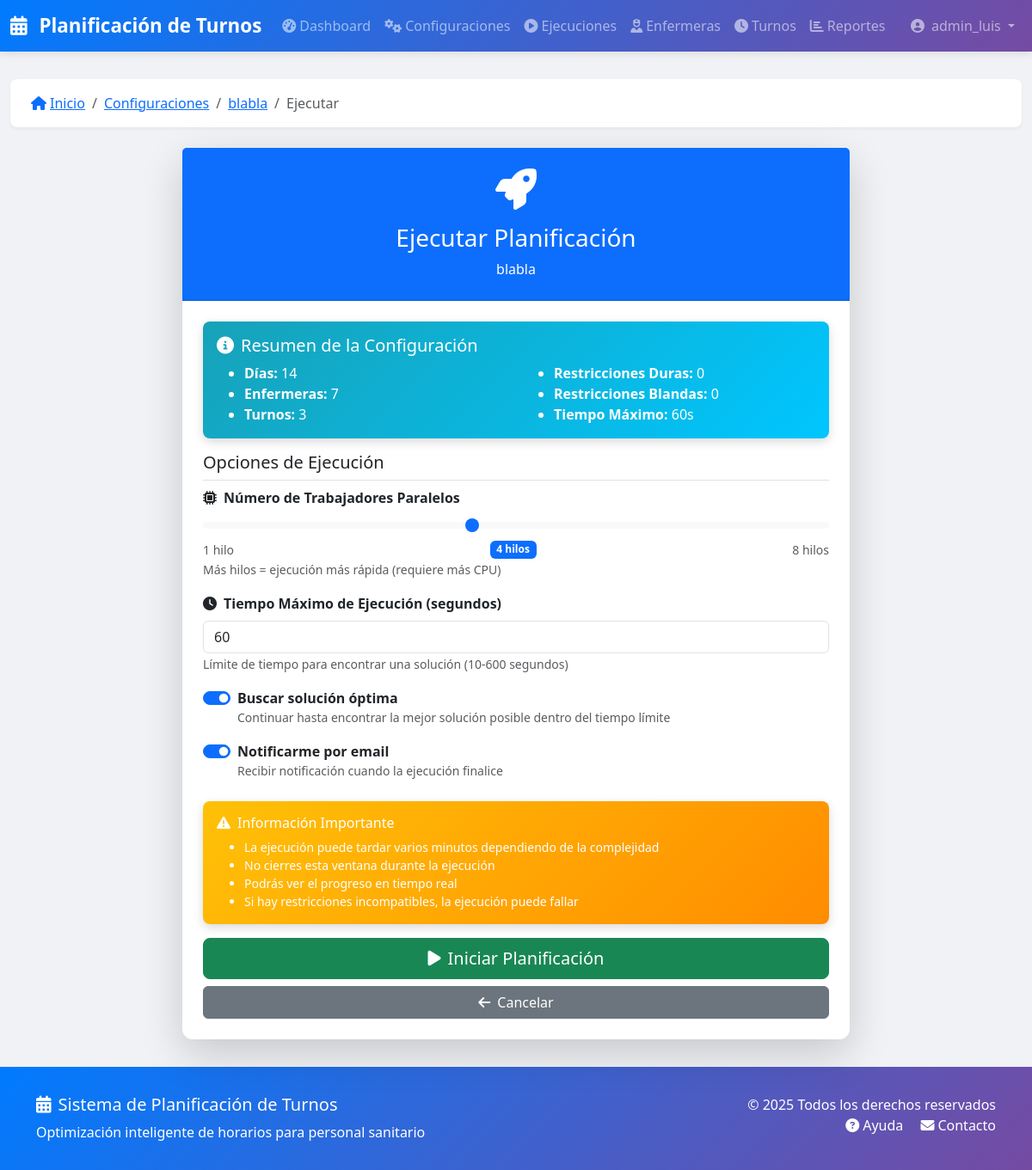
Page /configuraciones/9/ejecutar/ (signed in) on the committed database.
### turnos/models.py (models this page shows, shortened)
class ConfiguracionPlanificacion(models.Model):
    workspace = models.ForeignKey(
        Workspace,
        on_delete=models.CASCADE,
        related_name='configuraciones',
        null=True,
        blank=True
    )
    nombre = models.CharField(_('Nombre'), max_length=200)
    descripcion = models.TextField(_('Descripción'), blank=True)
    activa = models.BooleanField(_('Activa'), default=True)
    num_dias = models.IntegerField(
        _('Número de días'),
        validators=[MinValueValidator(7), MaxValueValidator(365)]
    )
    fecha_inicio = models.DateField(_('Fecha de inicio'))
    enfermeras = models.ManyToManyField(Enfermera, verbose_name=_('Enfermeras'))
    turnos = models.ManyToManyField(TipoTurno, verbose_name=_('Turnos'))
    turnos_por_dia = models.ManyToManyField(TipoTurno, verbose_name=_('Turnos por día'),
                                            related_name='config_turnos_por_dia', blank=True)
    demanda_por_turno = models.JSONField(
        _('Demanda por turno'),
        default=dict,
        blank=True
    )
    restricciones_duras = models.JSONField(
        _('Restricciones duras'),
        default=list,
        blank=True,
        null=True
    )
    restricciones_blandas = models.JSONField(
        _('Restricciones blandas'),
        default=list,
        blank=True,
        null=True
    )
    patrones_turnos_json = models.JSONField(
        _('Patrones de turnos (JSON)'),
        default=list,
        blank=True,
        help_text="Patrones configurados dinámicamente desde el formulario"
    )
    patrones_turnos = models.ManyToManyField(
        PatronTurnos,
        blank=True,
        related_name='configuraciones',
        help_text="Patrones predefinidos en la base de datos (legacy)"
    )
    num_trabajadores = models.IntegerField(
        _('Número de trabajadores paralelos'),
        default=4,
        validators=[MinValueValidator(1), MaxValueValidator(8)]
    )
    tiempo_maximo_segundos = models.IntegerField(
        _('Tiempo máximo en segundos'),
        default=60,
        validators=[MinValueValidator(10), MaxValueValidator(600)]
    )
    seed = models.IntegerField(_('Semilla aleatoria'), null=True, blank=True)
    creado_por = models.ForeignKey(User, on_delete=models.SET_NULL, null=True, verbose_name=_('Creado por'))
    fecha_creacion = models.DateTimeField(_('Fecha de creación'), auto_now_add=True, editable=False)
    fecha_modificacion = models.DateTimeField(_('Fecha de modificación'), auto_now=True, editable=False)
    class Meta:
        verbose_name = _('Configuración de Planificación')
        verbose_name_plural = _('Configuraciones de Planificación')
        ordering = ['-fecha_inicio']

### turnos/views.py (the view, shortened to what this page needs)
# urls.py: path('configuraciones/<int:pk>/ejecutar/', views.EjecutarPlanificacionView.as_view(), name='ejecutar_planificacion'),
class EjecutarPlanificacionView(LoginRequiredMixin, DetailView):
    model = ConfiguracionPlanificacion
    template_name = 'turnos/ejecutar_planificacion.html'
    context_object_name = 'configuracion'
    def get_context_data(self, **kwargs):
        logger.info(
            f"Preparing execution view for config ID {self.object.id} "
            f"by user {self.request.user.username}"
        )
        context = super().get_context_data(**kwargs)
        config = self.get_object()
        logger.debug("Validating configuration for execution...")
        errores = []
        enfermeras_count = config.enfermeras.count()
        turnos_count = config.turnos.count()
        if enfermeras_count < 2:
            error_msg = f'Se necesitan al menos 2 enfermeras (actual: {enfermeras_count})'
            logger.warning(error_msg)
            errores.append(error_msg)
        if turnos_count < 1:
            error_msg = f'Se necesita al menos 1 turno (actual: {turnos_count})'
            logger.warning(error_msg)
            errores.append(error_msg)
        context['errores'] = errores
        context['puede_ejecutar'] = len(errores) == 0
        logger.info(
            f"Validation results - Errors: {len(errores)}, "
            f"Can execute: {len(errores) == 0}"
        )
        return context

### turnos/templates/turnos/ejecutar_planificacion.html (shortened to what this page needs)
{% extends 'base.html' %}
{% load static %}
{% load i18n %}
{% block breadcrumb_items %}
    <li class="breadcrumb-item"><a href="{% url 'turnos:config_lista' %}">{% trans "Configuraciones" %}</a></li>
    <li class="breadcrumb-item"><a href="{% url 'turnos:config_detalle' configuracion.id %}">{{ configuracion.nombre }}</a></li>
    <li class="breadcrumb-item active">{% trans "Ejecutar" %}</li>
{% endblock %}
{% block content %}
<div class="row justify-content-center">
    <div class="col-lg-8">
        <div class="card shadow-lg">
            <div class="card-header bg-primary text-white text-center py-4">
                <i class="fas fa-rocket fa-3x mb-3"></i>
                <h3>{% trans "Ejecutar Planificación" %}</h3>
                <p class="mb-0">{{ configuracion.nombre }}</p>
            </div>
            <div class="card-body p-4">
                <div class="alert alert-info">
                    <h5><i class="fas fa-info-circle me-2"></i>{% trans "Resumen de la Configuración" %}</h5>
                    <div class="row">
                        <div class="col-md-6">
                            <ul class="mb-0">
                                <li><strong>{% trans "Días:" %}</strong> {{ configuracion.num_dias }}</li>
                                <li><strong>{% trans "Enfermeras:" %}</strong> {{ configuracion.enfermeras.count }}</li>
                                <li><strong>{% trans "Turnos:" %}</strong> {{ configuracion.turnos.count }}</li>
                            </ul>
                        </div>
                        <div class="col-md-6">
                            <ul class="mb-0">
                                <li><strong>{% trans "Restricciones Duras:" %}</strong> {{ configuracion.restricciones_duras|length }}</li>
                                <li><strong>{% trans "Restricciones Blandas:" %}</strong> {{ configuracion.restricciones_blandas|length }}</li>
                                <li><strong>{% trans "Tiempo Máximo:" %}</strong> {{ configuracion.tiempo_maximo_segundos }}s</li>
                            </ul>
                        </div>
                    </div>
                </div>
                <form method="post" action="{% url 'turnos:ejecutar_planificacion' configuracion.id %}" id="form-ejecutar">
                    <div class="mb-4">
                        <h5 class="border-bottom pb-2">{% trans "Opciones de Ejecución" %}</h5>
                        <div class="mb-3">
                            <label class="form-label fw-bold">
                                <i class="fas fa-microchip me-2"></i>{% trans "Número de Trabajadores Paralelos" %}
                            </label>
                            <input type="range"
                                   class="form-range"
                                   name="num_trabajadores"
                                   min="1"
                                   max="8"
                                   value="{{ configuracion.num_trabajadores }}"
                                   id="num-trabajadores-range">
                            <div class="d-flex justify-content-between">
                                <small class="text-muted">1 hilo</small>
                                <span id="num-trabajadores-value" class="badge bg-primary">
                                    {{ configuracion.num_trabajadores }} hilos
                                </span>
                                <small class="text-muted">8 hilos</small>
                            </div>
                            <small class="form-text text-muted">
                                {% trans "Más hilos = ejecución más rápida (requiere más CPU)" %}
                            </small>
                        </div>
                        <div class="mb-3">
                            <label class="form-label fw-bold">
                                <i class="fas fa-clock me-2"></i>{% trans "Tiempo Máximo de Ejecución (segundos)" %}
                            </label>
                            <input type="number"
                                   class="form-control"
                                   name="tiempo_maximo"
                                   min="10"
                                   max="600"
                                   value="{{ configuracion.tiempo_maximo_segundos }}">
                            <small class="form-text text-muted">
                                {% trans "Límite de tiempo para encontrar una solución (10-600 segundos)" %}
                            </small>
                        </div>
                        <div class="form-check form-switch mb-3">
                            <input class="form-check-input"
                                   type="checkbox"
                                   name="buscar_optima"
                                   id="buscar-optima"
                                   checked>
                            <label class="form-check-label" for="buscar-optima">
                                <strong>{% trans "Buscar solución óptima" %}</strong>
                                <div class="text-muted small">
                                    {% trans "Continuar hasta encontrar la mejor solución posible dentro del tiempo límite" %}
                                </div>
                            </label>
                        </div>
                        <div class="form-check form-switch mb-3">
                            <input class="form-check-input"
                                   type="checkbox"
                                   name="notificar_email"
                                   id="notificar-email"
                                   checked>
                            <label class="form-check-label" for="notificar-email">
                                <strong>{% trans "Notificarme por email" %}</strong>
                                <div class="text-muted small">
                                    {% trans "Recibir notificación cuando la ejecución finalice" %}
                                </div>
                            </label>
                        </div>
                    </div>
                    <div class="alert alert-warning">
                        <h6><i class="fas fa-exclamation-triangle me-2"></i>{% trans "Información Importante" %}</h6>
                        <ul class="mb-0 small">
                            <li>{% trans "La ejecución puede tardar varios minutos dependiendo de la complejidad" %}</li>
                            <li>{% trans "No cierres esta ventana durante la ejecución" %}</li>
                            <li>{% trans "Podrás ver el progreso en tiempo real" %}</li>
                            <li>{% trans "Si hay restricciones incompatibles, la ejecución puede fallar" %}</li>
                        </ul>
                    </div>
                    <div class="d-grid gap-2">
                        <button type="submit" class="btn btn-success btn-lg" id="btn-ejecutar">
                            <i class="fas fa-play me-2"></i>{% trans "Iniciar Planificación" %}
                        </button>
                        <a href="{% url 'turnos:config_detalle' configuracion.id %}" class="btn btn-secondary">
                            <i class="fas fa-arrow-left me-2"></i>{% trans "Cancelar" %}
                        </a>
                    </div>
                </form>
            </div>
        </div>
    </div>
</div>
{% endblock %}

### turnos/templates/base.html (shortened to what this page needs)
{% load static %}
{% load i18n %}
<!DOCTYPE html>
<html lang="es">
<head>
    <link href="https://cdn.jsdelivr.net/npm/bootstrap@5.3.0/dist/css/bootstrap.min.css" rel="stylesheet">
    <link rel="stylesheet" href="https://cdnjs.cloudflare.com/ajax/libs/font-awesome/6.4.0/css/all.min.css">
</head>
<body>
    <nav class="navbar navbar-expand-lg navbar-dark">
        <div class="container-fluid">
            <a class="navbar-brand" href="{% url 'turnos:dashboard' %}">
                <i class="fas fa-calendar-alt me-2"></i>
                Planificación de Turnos
            </a>
            <div class="collapse navbar-collapse" id="navbarNav">
                <ul class="navbar-nav me-auto">
                    <li class="nav-item">
                        <a class="nav-link" href="{% url 'turnos:dashboard' %}">
                            <i class="fas fa-tachometer-alt me-1"></i>Dashboard
                        </a>
                    </li>
                    <li class="nav-item">
                        <a class="nav-link" href="{% url 'turnos:config_lista' %}">
                            <i class="fas fa-cogs me-1"></i>Configuraciones
                        </a>
                    </li>
                    <li class="nav-item">
                        <a class="nav-link" href="{% url 'turnos:ejecucion_lista' %}">
                            <i class="fas fa-play-circle me-1"></i>Ejecuciones
                        </a>
                    </li>
                    <li class="nav-item">
                        <a class="nav-link" href="{% url 'turnos:enfermera_lista' %}">
                            <i class="fas fa-user-nurse me-1"></i>Enfermeras
                        </a>
                    </li>
                    <li class="nav-item">
                        <a class="nav-link" href="{% url 'turnos:tipo_turno_lista' %}">
                            <i class="fas fa-clock me-1"></i>Turnos
                        </a>
                    </li>
                    <li class="nav-item">
                        <a class="nav-link" href="{% url 'turnos:reportes' %}">
                            <i class="fas fa-chart-bar me-1"></i>Reportes
                        </a>
                    </li>
                </ul>
                <ul class="navbar-nav">
                    {% if user.is_authenticated %}
                    <li class="nav-item dropdown">
                        <a class="nav-link dropdown-toggle" href="#" id="userDropdown" role="button" data-bs-toggle="dropdown">
                            <i class="fas fa-user-circle me-1"></i>
                            {{ user.get_full_name|default:user.username }}
                        </a>
                    </li>
                    {% else %}
                    <li class="nav-item">
                        <a class="nav-link" href="{% url 'accounts:login' %}">
                            <i class="fas fa-sign-in-alt me-1"></i>Iniciar Sesión
                        </a>
                    </li>
                    {% endif %}
                </ul>
            </div>
        </div>
    </nav>
    <main class="main-content">
        <div class="container-fluid">
            {% block breadcrumb %}
            <nav aria-label="breadcrumb">
                <ol class="breadcrumb">
                    <li class="breadcrumb-item">
                        <a href="{% url 'turnos:dashboard' %}">
                            <i class="fas fa-home me-1"></i>Inicio
                        </a>
                    </li>
                    {% block breadcrumb_items %}{% endblock %}
                </ol>
            </nav>
            {% endblock %}
            {% block content %}{% endblock %}
        </div>
    </main>
    <footer>
        <div class="container">
            <div class="row">
                <div class="col-md-6">
                    <h5><i class="fas fa-calendar-alt me-2"></i>Sistema de Planificación de Turnos</h5>
                    <p class="mb-0">Optimización inteligente de horarios para personal sanitario</p>
                </div>
                <div class="col-md-6 text-md-end">
                    <p class="mb-0">&copy; 2025 Todos los derechos reservados</p>
                    <p class="mb-0">
                        <a href="#" class="text-white text-decoration-none me-3">
                            <i class="fas fa-question-circle me-1"></i>Ayuda
                        </a>
                        <a href="#" class="text-white text-decoration-none">
                            <i class="fas fa-envelope me-1"></i>Contacto
                        </a>
                    </p>
                </div>
            </div>
        </div>
    </footer>
    <link rel="stylesheet" href="{% static 'css/custom.css' %}">
</body>
</html>

### rows in the picture
ConfiguracionPlanificacion: nombre "blabla", num_dias "14", enfermeras.count "7", turnos.count "3", restricciones_duras|length "0", restricciones_blandas|length "0", tiempo_maximo_segundos "60", num_trabajadores "4", tiempo_maximo "60"

### other values in the picture
{{ user.get_full_name|default:user.username }} "admin_luis"
